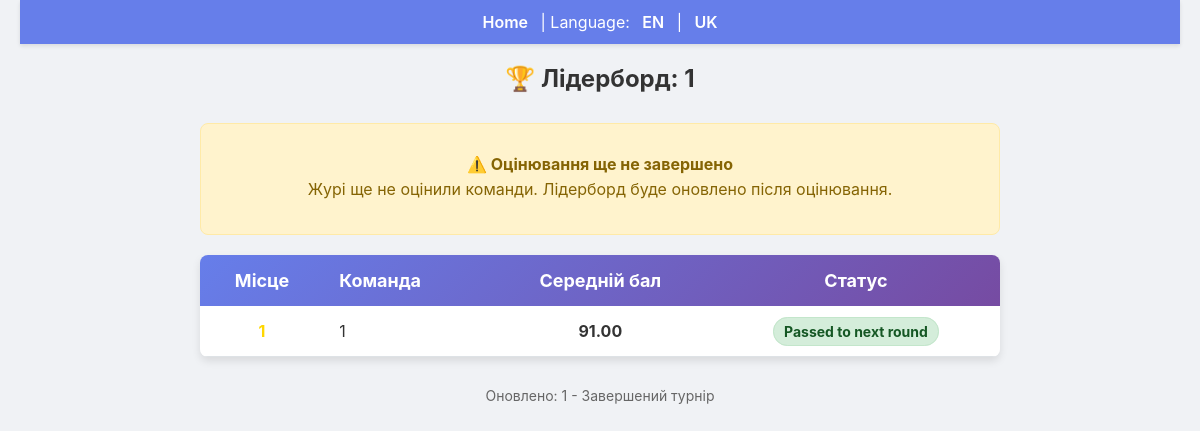
The page /leaderboard/1 on the database its author committed.
### backend/models.py (models this page shows)
class Tournament(db.Model):
    id = db.Column(db.Integer, primary_key=True)
    name = db.Column(db.String(200), nullable=False)
    description = db.Column(db.Text)
    max_teams = db.Column(db.Integer)
    status = db.Column(db.String(30), default="Draft")
    rounds = db.relationship('Round', backref='tournament', lazy=True)

class Team(db.Model):
    id = db.Column(db.Integer, primary_key=True)
    name = db.Column(db.String(200), nullable=False)
    captain_id = db.Column(db.Integer, db.ForeignKey('user.id'), nullable=False)
    captain = db.relationship('User', foreign_keys=[captain_id])
    members = db.relationship('User', secondary=team_members, backref='teams', lazy='dynamic')
    tournament_id = db.Column(db.Integer, db.ForeignKey('tournament.id'))
    submissions = db.relationship('Submission', backref='team', lazy=True)
    repo_url = db.Column(db.String(500))
    live_url = db.Column(db.String(500))
    comments = db.Column(db.Text)
    submitted_at = db.Column(db.DateTime)
    submission_status = db.Column(db.String(30), default='None')  # None, Pending, Accepted, Rejected, Returned

### backend/tournaments.py (the view)
def leaderboard(tid):
    t = Tournament.query.get_or_404(tid)
    if t.status.lower() not in ['finished', 'completed', 'closed']:
        flash('Leaderboard is only available for completed tournaments.', 'warning')
        return redirect(url_for('tournament_page', tid=tid))
    teams = Team.query.filter_by(tournament_id=t.id).all()
    team_scores = []
    for team in teams:
        evaluation_totals = []
        for submission in team.submissions:
            for evaluation in submission.evaluations:
                total = evaluation.total()
                if total > 0:
                    evaluation_totals.append(total)
        avg = sum(evaluation_totals) / len(evaluation_totals) if evaluation_totals else 0
        if avg > 80:
            status_key = 'passed_next_round'
        elif avg < 50:
            status_key = 'not_passed'
        else:
            status_key = 'under_review'
        team_scores.append((team, avg, status_key))
    team_scores.sort(key=lambda item: item[1], reverse=True)
    return render_template('leaderboard.html', tournament=t, team_scores=team_scores)

### backend/app.py (called while the page is built)
@app.context_processor
def inject_user_processor():
    return inject_user()

@app.context_processor
def translation_processor():
    return translation()

### backend/app_helpers.py (called while the page is built)
def get_current_user():
    uid = session.get('user_id')
    if uid:
        return User.query.get(uid)
    return None

def inject_user():
    return {'get_current_user': get_current_user}

def translation():
    lang = session.get('language', 'en')
    def t(key):
        return get_text(key, lang)
    return {
        't': t,
        'lang': lang,
        'supported_languages': list(TRANSLATIONS.keys())
    }

### backend/models.py (called while the page is built)
    def total(self):
        parts = [p for p in (self.score1, self.score2, self.score3, self.score4, self.score5, self.score6, self.score7, self.score8, self.score9, self.score10) if p is not None]
        return sum(parts) if parts else 0

### backend/translations.py (called while the page is built)
def get_text(key, lang='en'):
    if lang not in TRANSLATIONS:
        lang = 'en'
    return TRANSLATIONS[lang].get(key, key)

### templates/leaderboard.html
{% extends 'base.html' %}
{% block content %}
  <h2 style="text-align: center; color: #333; margin-bottom: 30px;">🏆 Лідерборд: {{tournament.name}}</h2>
  {% if team_scores %}
    <div style="max-width: 800px; margin: 0 auto;">
      {% set has_evaluations = false %}
      {% for team,score,status in team_scores %}
        {% if score > 0 %}
          {% set has_evaluations = true %}
        {% endif %}
      {% endfor %}
      {% if not has_evaluations %}
        <div style="text-align: center; padding: 30px; background-color: #fff3cd; border: 1px solid #ffeaa7; border-radius: 8px; margin-bottom: 20px;">
          <h4 style="color: #856404; margin: 0;">⚠️ Оцінювання ще не завершено</h4>
          <p style="color: #856404; margin: 5px 0;">Журі ще не оцінили команди. Лідерборд буде оновлено після оцінювання.</p>
        </div>
      {% endif %}
      <table style="width: 100%; border-collapse: collapse; box-shadow: 0 4px 8px rgba(0,0,0,0.1); border-radius: 8px; overflow: hidden;">
        <thead>
          <tr style="background: linear-gradient(135deg, #667eea 0%, #764ba2 100%); color: white;">
            <th style="padding: 15px; text-align: center; font-weight: bold; font-size: 18px;">Місце</th>
            <th style="padding: 15px; text-align: left; font-weight: bold; font-size: 18px;">Команда</th>
            <th style="padding: 15px; text-align: center; font-weight: bold; font-size: 18px;">Середній бал</th>
            <th style="padding: 15px; text-align: center; font-weight: bold; font-size: 18px;">Статус</th>
          </tr>
        </thead>
        <tbody>
          {% for team,score,status in team_scores %}
            <tr style="background-color: {% if loop.index % 2 == 0 %}#f8f9fa{% else %}#ffffff{% endif %}; border-bottom: 1px solid #dee2e6;">
              <td style="padding: 15px; text-align: center; font-size: 16px; font-weight: bold; color: {% if loop.index == 1 %}#ffd700{% elif loop.index == 2 %}#c0c0c0{% elif loop.index == 3 %}#cd7f32{% else %}#666{% endif %};">{{ loop.index }}</td>
              <td style="padding: 15px; font-size: 16px;">{{team.name}}</td>
              <td style="padding: 15px; text-align: center; font-size: 16px; font-weight: bold;">{{ "{:.2f}".format(score) }}</td>
              <td style="padding: 15px; text-align: center;">
                <span style="padding: 5px 10px; border-radius: 20px; font-size: 14px; font-weight: bold;
                     {% if status == 'passed_next_round' %}
                       background-color: #d4edda; color: #155724; border: 1px solid #c3e6cb;
                     {% elif status == 'not_passed' %}
                       background-color: #f8d7da; color: #721c24; border: 1px solid #f5c6cb;
                     {% else %}
                       background-color: #fff3cd; color: #856404; border: 1px solid #ffeaa7;
                     {% endif %}">
                  {{ t(status) }}
                </span>
              </td>
            </tr>
          {% endfor %}
        </tbody>
      </table>
    </div>
    <div style="text-align: center; margin-top: 30px;">
      <p style="font-size: 14px; color: #666;">Оновлено: {{ tournament.name }} - Завершений турнір</p>
    </div>
  {% else %}
    <div style="text-align: center; padding: 50px;">
      <h3 style="color: #666;">Немає команд для відображення</h3>
      <p>Можливо, ще не було оцінок або турнір ще триває.</p>
    </div>
  {% endif %}
{% endblock %}

### static/css/main.css (style rules this page uses)
body { font-family: -apple-system, BlinkMacSystemFont, 'Segoe UI', Roboto, Oxygen, Ubuntu, Cantarell, 'Open Sans', 'Helvetica Neue', sans-serif; margin: 0; padding: 0 20px; background: #f0f2f5; color: #333; }

### rows shown on the page
Tournament: name "1"
Team: name "1", score "91.00", t "Passed to next round"

### other values the page prints
{{ t('home') }} "Home"
{{ t('language') }} "Language"
